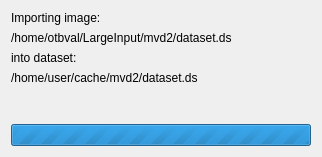
<?xml version="1.0" encoding="UTF-8"?>
<ui version="4.0">
 <class>mvd::DatasetCreationProgressDialog</class>
 <widget class="QDialog" name="mvd::DatasetCreationProgressDialog">
  <property name="windowModality">
   <enum>Qt::ApplicationModal</enum>
  </property>
  <property name="geometry">
   <rect>
    <x>0</x>
    <y>0</y>
    <width>318</width>
    <height>157</height>
   </rect>
  </property>
  <property name="maximumSize">
   <size>
    <width>600</width>
    <height>16777215</height>
   </size>
  </property>
  <property name="windowTitle">
   <string>Please wait while processing...</string>
  </property>
  <property name="locale">
   <locale language="C" country="AnyCountry"/>
  </property>
  <property name="sizeGripEnabled">
   <bool>false</bool>
  </property>
  <property name="modal">
   <bool>true</bool>
  </property>
  <layout class="QVBoxLayout" name="verticalLayout">
   <item>
    <widget class="QLabel" name="label_1">
     <property name="text">
      <string>Importing image:</string>
     </property>
     <property name="alignment">
      <set>Qt::AlignLeading|Qt::AlignLeft|Qt::AlignTop</set>
     </property>
    </widget>
   </item>
   <item>
    <widget class="QLabel" name="imageLabel">
     <property name="minimumSize">
      <size>
       <width>300</width>
       <height>0</height>
      </size>
     </property>
     <property name="text">
      <string>/home/otbval/LargeInput/mvd2/dataset.ds</string>
     </property>
    </widget>
   </item>
   <item>
    <widget class="QLabel" name="label_2">
     <property name="text">
      <string>into dataset:</string>
     </property>
    </widget>
   </item>
   <item>
    <widget class="QLabel" name="datasetLabel">
     <property name="minimumSize">
      <size>
       <width>300</width>
       <height>0</height>
      </size>
     </property>
     <property name="text">
      <string>/home/user/cache/mvd2/dataset.ds</string>
     </property>
    </widget>
   </item>
   <item>
    <spacer name="verticalSpacer">
     <property name="orientation">
      <enum>Qt::Vertical</enum>
     </property>
     <property name="sizeHint" stdset="0">
      <size>
       <width>20</width>
       <height>13</height>
      </size>
     </property>
    </spacer>
   </item>
   <item>
    <widget class="QProgressBar" name="progressBar">
     <property name="maximum">
      <number>0</number>
     </property>
     <property name="value">
      <number>-1</number>
     </property>
    </widget>
   </item>
  </layout>
 </widget>
 <resources/>
 <connections/>
</ui>
